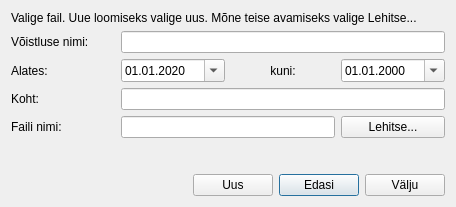
<?xml version="1.0" encoding="UTF-8"?>
<ui version="4.0">
 <class>InitialDialogClass</class>
 <widget class="QDialog" name="InitialDialogClass">
  <property name="geometry">
   <rect>
    <x>0</x>
    <y>0</y>
    <width>456</width>
    <height>207</height>
   </rect>
  </property>
  <property name="windowTitle">
   <string>Protokollitaja</string>
  </property>
  <layout class="QVBoxLayout" name="verticalLayout">
   <item>
    <widget class="QLabel" name="label">
     <property name="text">
      <string>Valige fail. Uue loomiseks valige uus. Mõne teise avamiseks valige Lehitse...</string>
     </property>
     <property name="wordWrap">
      <bool>true</bool>
     </property>
    </widget>
   </item>
   <item>
    <layout class="QGridLayout" name="gridLayout">
     <item row="1" column="0">
      <widget class="QLabel" name="label_5">
       <property name="text">
        <string>Alates:</string>
       </property>
      </widget>
     </item>
     <item row="2" column="1" colspan="3">
      <widget class="QLineEdit" name="placeEdit">
       <property name="toolTip">
        <string>Toimumise aeg ja koht</string>
       </property>
      </widget>
     </item>
     <item row="1" column="1">
      <widget class="QDateEdit" name="startDateEdit">
       <property name="dateTime">
        <datetime>
         <hour>0</hour>
         <minute>0</minute>
         <second>0</second>
         <year>2020</year>
         <month>1</month>
         <day>1</day>
        </datetime>
       </property>
       <property name="minimumDate">
        <date>
         <year>2000</year>
         <month>1</month>
         <day>1</day>
        </date>
       </property>
       <property name="displayFormat">
        <string>dd.MM.yyyy</string>
       </property>
       <property name="calendarPopup">
        <bool>true</bool>
       </property>
      </widget>
     </item>
     <item row="3" column="3">
      <widget class="QPushButton" name="browseButton">
       <property name="toolTip">
        <string>Siia vajutades saate otsida teise faili, mida avada</string>
       </property>
       <property name="text">
        <string>Lehitse...</string>
       </property>
      </widget>
     </item>
     <item row="0" column="1" colspan="3">
      <widget class="QLineEdit" name="competitionNameEdit">
       <property name="toolTip">
        <string>Praegu valitava võistluse nimi</string>
       </property>
       <property name="readOnly">
        <bool>true</bool>
       </property>
      </widget>
     </item>
     <item row="0" column="0">
      <widget class="QLabel" name="label_2">
       <property name="text">
        <string>Võistluse nimi:</string>
       </property>
      </widget>
     </item>
     <item row="1" column="3">
      <widget class="QDateEdit" name="endDateEdit">
       <property name="minimumDate">
        <date>
         <year>2000</year>
         <month>1</month>
         <day>1</day>
        </date>
       </property>
       <property name="displayFormat">
        <string>dd.MM.yyyy</string>
       </property>
       <property name="calendarPopup">
        <bool>true</bool>
       </property>
       <property name="timeSpec">
        <enum>Qt::LocalTime</enum>
       </property>
      </widget>
     </item>
     <item row="3" column="0">
      <widget class="QLabel" name="label_3">
       <property name="text">
        <string>Faili nimi:</string>
       </property>
      </widget>
     </item>
     <item row="2" column="0">
      <widget class="QLabel" name="label_4">
       <property name="text">
        <string>Koht:</string>
       </property>
      </widget>
     </item>
     <item row="1" column="2">
      <widget class="QLabel" name="label_6">
       <property name="text">
        <string comment="10">kuni:</string>
       </property>
       <property name="alignment">
        <set>Qt::AlignCenter</set>
       </property>
      </widget>
     </item>
     <item row="3" column="1" colspan="2">
      <widget class="QLineEdit" name="fileNameEdit">
       <property name="toolTip">
        <string>Võistluse faili nimi</string>
       </property>
      </widget>
     </item>
    </layout>
   </item>
   <item>
    <spacer name="verticalSpacer">
     <property name="orientation">
      <enum>Qt::Vertical</enum>
     </property>
     <property name="sizeHint" stdset="0">
      <size>
       <width>20</width>
       <height>35</height>
      </size>
     </property>
    </spacer>
   </item>
   <item>
    <layout class="QHBoxLayout" name="horizontalLayout">
     <item>
      <spacer name="horizontalSpacer">
       <property name="orientation">
        <enum>Qt::Horizontal</enum>
       </property>
       <property name="sizeHint" stdset="0">
        <size>
         <width>128</width>
         <height>20</height>
        </size>
       </property>
      </spacer>
     </item>
     <item>
      <widget class="QPushButton" name="newButton">
       <property name="toolTip">
        <string>Siia vajutades saate luua uue võistluse ja faili</string>
       </property>
       <property name="text">
        <string>Uus</string>
       </property>
      </widget>
     </item>
     <item>
      <widget class="QPushButton" name="forwardButton">
       <property name="toolTip">
        <string>Selle võistluse ja faili avamiseks vajutage siia</string>
       </property>
       <property name="text">
        <string>Edasi</string>
       </property>
       <property name="default">
        <bool>true</bool>
       </property>
      </widget>
     </item>
     <item>
      <widget class="QPushButton" name="exitButton">
       <property name="text">
        <string>Välju</string>
       </property>
      </widget>
     </item>
    </layout>
   </item>
  </layout>
 </widget>
 <layoutdefault spacing="6" margin="11"/>
 <resources/>
 <connections>
  <connection>
   <sender>exitButton</sender>
   <signal>clicked()</signal>
   <receiver>InitialDialogClass</receiver>
   <slot>reject()</slot>
   <hints>
    <hint type="sourcelabel">
     <x>445</x>
     <y>169</y>
    </hint>
    <hint type="destinationlabel">
     <x>302</x>
     <y>98</y>
    </hint>
   </hints>
  </connection>
 </connections>
</ui>
